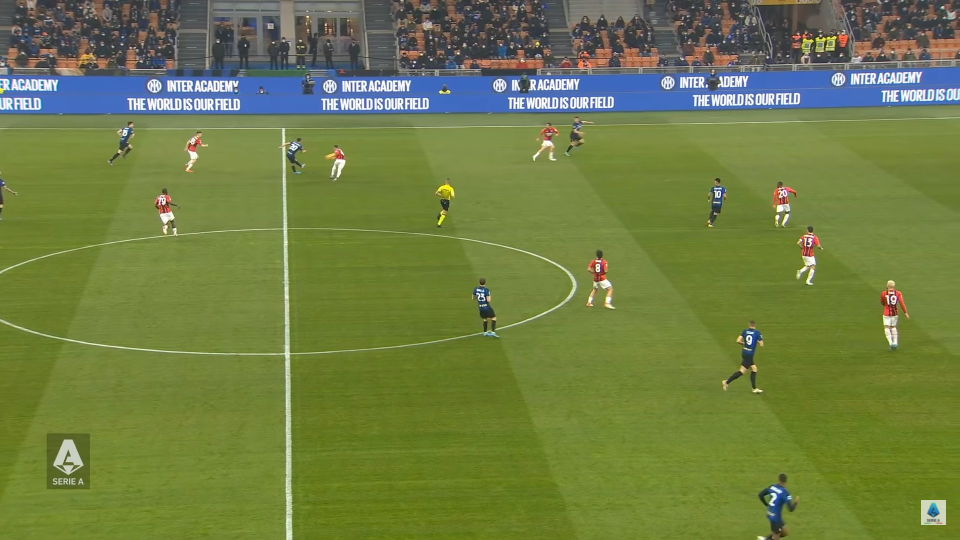
#> input picture center.jpg, 1920 x 1080 px (shown at 1/2 size)
$ python -i image_processing.py   (imports and definitions only)
#> lines starting #> are read from the running program, lines starting #| are printed output that depends on the picture; after the words box and inside, x2 and y2 are one past the last pixel; in counts of white or black regions, pixels touching at a corner belong together
#> further down, picture is the input picture: shape (1080, 1920, 3); mean B, G, R 68.4, 125.2, 111
import cv2
import numpy as np

def prepare_image(frame, canny_threshold1=40, canny_threshold2=200):
    """Convert frame to grayscale, apply Canny edge detection and adaptive threshold.
    Args:
        frame: Input BGR image
        canny_threshold1: First threshold for Canny edge detector
        canny_threshold2: Second threshold for Canny edge detector
    Returns:
        Processed binary image
    """
#> called with canny_threshold1 = 40, canny_threshold2 = 200
    gray_frame = cv2.cvtColor(frame, cv2.COLOR_BGR2GRAY)
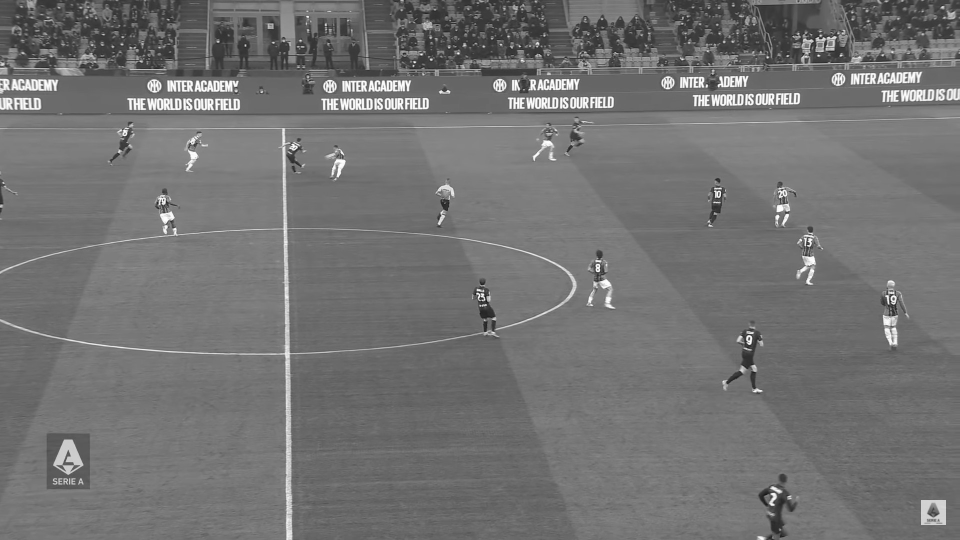
#> gray_frame: shape (1080, 1920) (shown at 1/2 size); min 2, max 255, mean 114.5
    edges = cv2.Canny(gray_frame, canny_threshold1, canny_threshold2)
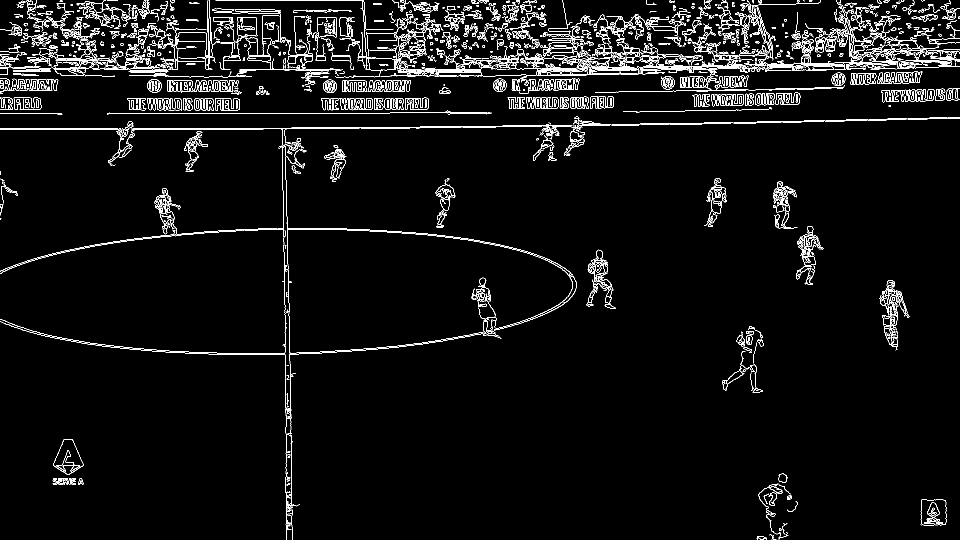
#> edges: shape (1080, 1920) (shown at 1/2 size); 4.2% white in thin lines or dots
    edges = cv2.adaptiveThreshold(
        edges, 255, cv2.ADAPTIVE_THRESH_GAUSSIAN_C, cv2.THRESH_BINARY, 11, 2)
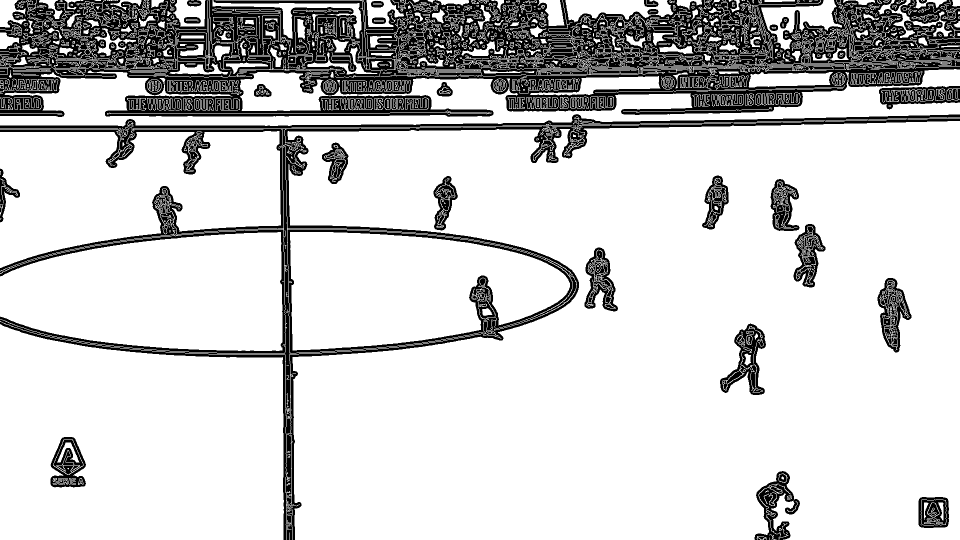
#> edges: shape (1080, 1920) (shown at 1/2 size); 81.7% white; 247 black regions (211 under 20 px), largest, box (x1, y1, x2, y2) and area: (0, 0, 1920, 234) 252345, (0, 228, 1920, 1080) 77035, (1440, 647, 1532, 790) 5014
    return edges

def filter_contours(contours, area_min=1500, area_max=5000):
    """Filter contours by area thresholds.
    Args:
        contours: List of contours to filter
        area_min: Minimum contour area
        area_max: Maximum contour area
    Returns:
        List of filtered contours
    """
    return [
        contour for contour in contours
        if area_min < cv2.contourArea(contour) < area_max
    ]

def draw_tracks(image, tracks):
    """Draw rectangles and IDs for all alive tracks.
    Args:
        image: Input image (BGR or grayscale)
        tracks: List of tracked objects
    Returns:
        Image with visualized tracks
    """
    # Convert image to BGR if needed
    if len(image.shape) == 2 or image.shape[2] == 1:
        image = cv2.cvtColor(image, cv2.COLOR_GRAY2BGR)
    elif image.shape[2] == 4:  # If image is RGBA
        image = cv2.cvtColor(image, cv2.COLOR_RGBA2BGR)

    # Draw each track
    for track in tracks:
        if not track.isAlive:
            continue
        x, y, w, h = track.rectangle
        cv2.rectangle(image, (x, y), (x+w, y+h), (0, 255, 0), 2)
        cv2.circle(image, track.centerPos, 5, (0, 0, 255), -1)
        cv2.putText(image, str(track.id), track.centerPos,
                    cv2.FONT_HERSHEY_SIMPLEX, 1, (255, 128, 255))
    return image

>>> import cv2
>>> picture = cv2.imread('center.jpg')
>>> result = prepare_image(picture)
